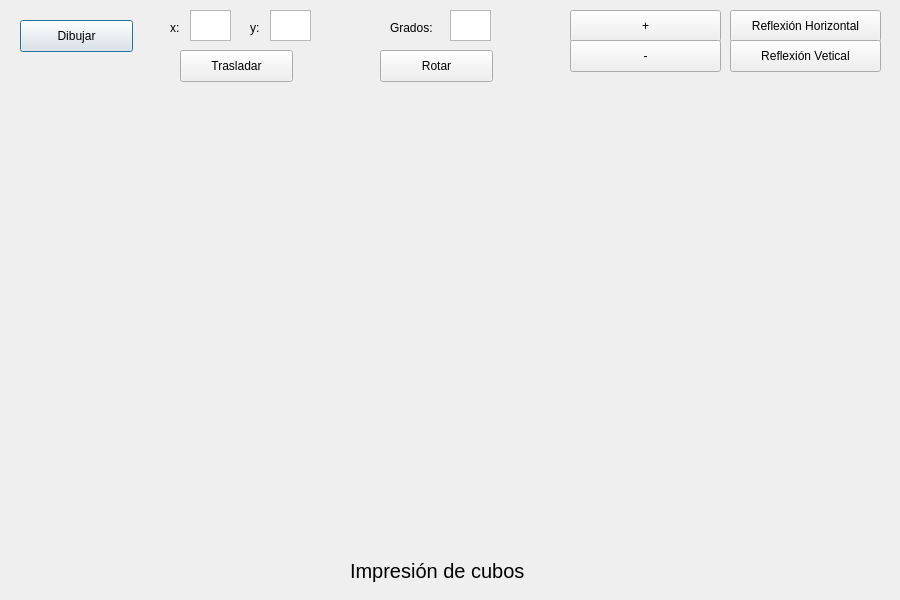
<?xml version="1.0" encoding="UTF-8"?>
<ui version="4.0">
 <class>Cubo</class>
 <widget class="QDialog" name="Cubo">
  <property name="geometry">
   <rect>
    <x>0</x>
    <y>0</y>
    <width>900</width>
    <height>600</height>
   </rect>
  </property>
  <property name="windowTitle">
   <string>Cubo</string>
  </property>
  <widget class="QPushButton" name="pushButton">
   <property name="geometry">
    <rect>
     <x>20</x>
     <y>20</y>
     <width>113</width>
     <height>32</height>
    </rect>
   </property>
   <property name="text">
    <string>Dibujar</string>
   </property>
  </widget>
  <widget class="QPushButton" name="pushButton_2">
   <property name="geometry">
    <rect>
     <x>180</x>
     <y>50</y>
     <width>113</width>
     <height>32</height>
    </rect>
   </property>
   <property name="text">
    <string>Trasladar</string>
   </property>
  </widget>
  <widget class="QTextEdit" name="boxXinicio">
   <property name="geometry">
    <rect>
     <x>190</x>
     <y>10</y>
     <width>41</width>
     <height>31</height>
    </rect>
   </property>
  </widget>
  <widget class="QLabel" name="label_4">
   <property name="geometry">
    <rect>
     <x>250</x>
     <y>20</y>
     <width>51</width>
     <height>16</height>
    </rect>
   </property>
   <property name="text">
    <string>y:</string>
   </property>
  </widget>
  <widget class="QLabel" name="label_3">
   <property name="geometry">
    <rect>
     <x>170</x>
     <y>20</y>
     <width>41</width>
     <height>16</height>
    </rect>
   </property>
   <property name="text">
    <string>x:</string>
   </property>
  </widget>
  <widget class="QTextEdit" name="boxYinicio">
   <property name="geometry">
    <rect>
     <x>270</x>
     <y>10</y>
     <width>41</width>
     <height>31</height>
    </rect>
   </property>
  </widget>
  <widget class="QPushButton" name="pushButton_5">
   <property name="geometry">
    <rect>
     <x>570</x>
     <y>10</y>
     <width>151</width>
     <height>32</height>
    </rect>
   </property>
   <property name="text">
    <string>+</string>
   </property>
  </widget>
  <widget class="QPushButton" name="pushButton_3">
   <property name="geometry">
    <rect>
     <x>380</x>
     <y>50</y>
     <width>113</width>
     <height>32</height>
    </rect>
   </property>
   <property name="text">
    <string>Rotar</string>
   </property>
  </widget>
  <widget class="QPushButton" name="pushButton_6">
   <property name="geometry">
    <rect>
     <x>730</x>
     <y>10</y>
     <width>151</width>
     <height>32</height>
    </rect>
   </property>
   <property name="text">
    <string>Reflexión Horizontal</string>
   </property>
  </widget>
  <widget class="QPushButton" name="pushButton_4">
   <property name="geometry">
    <rect>
     <x>570</x>
     <y>40</y>
     <width>151</width>
     <height>32</height>
    </rect>
   </property>
   <property name="text">
    <string>-</string>
   </property>
  </widget>
  <widget class="QPushButton" name="pushButton_7">
   <property name="geometry">
    <rect>
     <x>730</x>
     <y>40</y>
     <width>151</width>
     <height>32</height>
    </rect>
   </property>
   <property name="text">
    <string>Reflexión Vetical</string>
   </property>
  </widget>
  <widget class="QTextEdit" name="boxGrados">
   <property name="geometry">
    <rect>
     <x>450</x>
     <y>10</y>
     <width>41</width>
     <height>31</height>
    </rect>
   </property>
  </widget>
  <widget class="QLabel" name="label_5">
   <property name="geometry">
    <rect>
     <x>390</x>
     <y>20</y>
     <width>51</width>
     <height>16</height>
    </rect>
   </property>
   <property name="text">
    <string>Grados:</string>
   </property>
  </widget>
  <widget class="QLabel" name="label">
   <property name="geometry">
    <rect>
     <x>350</x>
     <y>550</y>
     <width>181</width>
     <height>41</height>
    </rect>
   </property>
   <property name="font">
    <font>
     <pointsize>15</pointsize>
    </font>
   </property>
   <property name="text">
    <string>Impresión de cubos</string>
   </property>
  </widget>
 </widget>
 <resources/>
 <connections/>
</ui>
